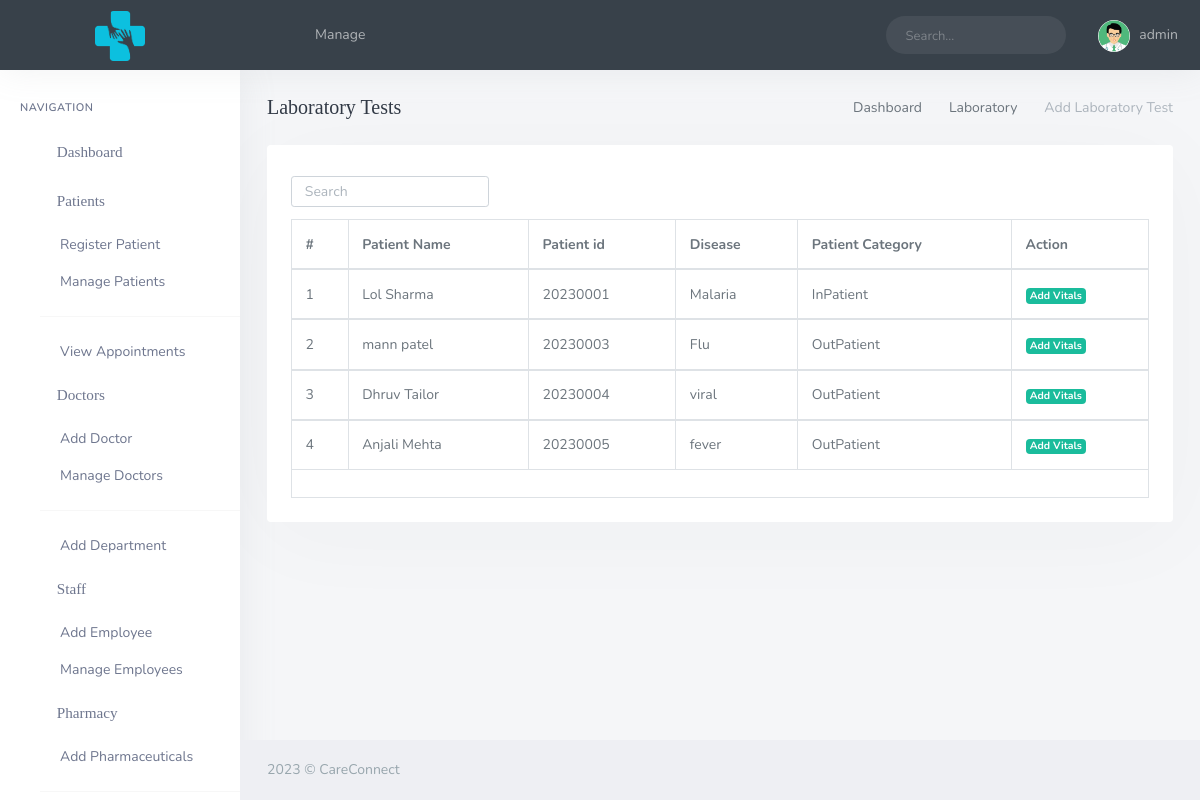
Screenshot of /admin/lab_vitals.php (signed in) with the database file from the repository.
### tables this page shows
CREATE TABLE `tbl_patient` (
  `patientid` int(11) NOT NULL,
  `name` varchar(100) NOT NULL,
  `lname` varchar(50) NOT NULL,
  `email` varchar(100) NOT NULL,
  `password` varchar(100) NOT NULL,
  `gender` varchar(20) NOT NULL,
  `dob` date NOT NULL,
  `address` varchar(200) NOT NULL,
  `phone` varchar(20) NOT NULL,
  `bloodgroup` varchar(20) NOT NULL,
  `ptid` int(11) NOT NULL
);

CREATE TABLE `tbl_prescription` (
  `prescriptionid` int(11) NOT NULL,
  `doctorid` int(11) NOT NULL,
  `patientid` int(11) NOT NULL,
  `disease` varchar(100) NOT NULL,
  `description` varchar(5000) NOT NULL,
  `date` date NOT NULL
);

CREATE TABLE `tbl_patient_type` (
  `ptid` int(11) NOT NULL,
  `ptype` varchar(50) NOT NULL
);

### admin/lab_vitals.php (the view, shortened to what this page needs)
<?php
include('assets/inc/config.php');
?>
<!DOCTYPE html>
<html lang="en">
<?php include('assets/inc/head.php'); ?>
<body>
    <div id="wrapper">
        <?php include('assets/inc/nav.php'); ?>
        <?php include("assets/inc/sidebar.php"); ?>
        <div class="content-page">
            <div class="content">
                <div class="container-fluid">
                    <div class="row">
                        <div class="col-12">
                            <div class="page-title-box">
                                <div class="page-title-right">
                                    <ol class="breadcrumb m-0">
                                        <li class="breadcrumb-item"><a href="javascript: void(0);">Dashboard</a></li>
                                        <li class="breadcrumb-item"><a href="javascript: void(0);">Laboratory</a></li>
                                        <li class="breadcrumb-item active">Add Laboratory Test</li>
                                    </ol>
                                </div>
                                <h4 class="page-title">Laboratory Tests</h4>
                            </div>
                        </div>
                    </div>
                    <div class="row">
                        <div class="col-12">
                            <div class="card-box">
                                <div class="mb-2">
                                    <div class="row">
                                        <div class="col-12 text-sm-center form-inline">
                                            <div class="form-group">
                                                <input id="demo-foo-search" type="text" placeholder="Search" class="form-control form-control-sm" autocomplete="on">
                                            </div>
                                        </div>
                                    </div>
                                </div>
                                <div class="table-responsive">
                                    <table id="demo-foo-filtering" class="table table-bordered toggle-circle mb-0" data-page-size="7">
                                        <thead>
                                            <tr>
                                                <th>#</th>
                                                <th data-toggle="true">Patient Name</th>
                                                <th data-hide="phone">Patient id</th>
                                                <th data-hide="phone">Disease</th>
                                                <th data-hide="phone">Patient Category</th>
                                                <th data-hide="phone">Action</th>
                                            </tr>
                                        </thead>
                                        <?php
                                        $sql1 = "SELECT * FROM `tbl_patient`";
                                        $result1 = mysqli_query($con, $sql1);
                                        $cnt = 1;
                                        while ($data = mysqli_fetch_array($result1)) {
                                            $patientid = $data['patientid'];
                                            $eptype = $data['ptid'];
                                        ?>
                                            <tbody>
                                                <tr>
                                                    <td><?php echo $cnt; ?></td>
                                                    <td><?php echo $data['name']; ?> <?php echo $data['lname']; ?></td>
                                                    <td><?php echo $patientid; ?></td>
                                                    <td><?php
                                                        $sql1 = "select disease from tbl_prescription where `patientid`='$patientid'";
                                                        $res1 = mysqli_query($con, $sql1);
                                                        if (mysqli_num_rows($res1)) {
                                                            while ($r = mysqli_fetch_assoc($res1)) {
                                                        ?>
                                                                <?php echo $r['disease']; ?>
                                                        <?php
                                                            }
                                                        }
                                                        ?></td>
                                                    <td> <?php
                                                            $sql1 = "select ptype from tbl_patient_type where `ptid`='$eptype'";
                                                            $res1 = mysqli_query($con, $sql1);
                                                            if (mysqli_num_rows($res1)) {
                                                                while ($r = mysqli_fetch_assoc($res1)) {
                                                            ?>
                                                                <?php echo $r['ptype']; ?>
                                                        <?php
                                                                }
                                                            }
                                                        ?></td>
                                                    <td><a href="add_single_vitals.php?pid=<?php echo $data['patientid'] ?>" class="badge badge-success"><i class="mdi mdi-beaker "></i>Add Vitals</a></td>
                                                </tr>
                                            </tbody>
                                        <?php $cnt = $cnt + 1;
                                        } ?>
                                        <tfoot>
                                            <tr class="active">
                                                <td colspan="8">
                                                </td>
                                            </tr>
                                        </tfoot>
                                    </table>
                                </div>
                            </div>
                        </div>
                    </div>
                </div>
            </div>
            <?php include('assets/inc/footer.php'); ?>
        </div>
    </div>
</body>
</html>

### admin/assets/inc/nav.php (shortened to what this page needs)
<?php
    $aid=$_SESSION['admin_id'];
    $ret="select * from admin where admin_id=?";
    $stmt= $mysqli->prepare($ret) ;
    $stmt->bind_param('i',$aid);
    $stmt->execute() ;
    $res=$stmt->get_result();
    while($row=$res->fetch_object())
    {
?>
    <div class="navbar-custom">
        <ul class="list-unstyled topnav-menu float-right mb-0">
            <li class="d-none d-sm-block">
                <form class="app-search">
                    <div class="app-search-box">
                        <div class="input-group">
                            <input type="text" class="form-control" placeholder="Search...">
                            <div class="input-group-append">
                                <button class="btn" type="submit">
                                </button>
                            </div>
                        </div>
                    </div>
                </form>
            </li>
            <li class="dropdown notification-list">
                <a class="nav-link dropdown-toggle nav-user mr-0 waves-effect waves-light" data-toggle="dropdown" href="#" role="button" aria-haspopup="false" aria-expanded="false">
                    <img src="assets/images/users/doc-icon.png" alt="dpic" class="rounded-circle">
                    <span class="pro-user-name ml-1">
                        <?php echo $row->uname;?><i class="mdi mdi-chevron-down"></i>
                    </span>
                </a>
            </li>
        </ul>
        <div class="logo-box">
            <a href="#" class="logo text-center">
                <span class="logo-lg">
                    <img src="assets/images/careconnect4.png" alt="" height="50">
                </span>
            </a>
        </div>
        <ul class="list-unstyled topnav-menu topnav-menu-left m-0">
            <li>
                <button class="button-menu-mobile waves-effect waves-light">
                </button>
            </li>
            <li class="dropdown d-none d-lg-block">
                <a class="nav-link dropdown-toggle waves-effect waves-light" data-toggle="dropdown" href="#" role="button" aria-haspopup="false" aria-expanded="false">
                    Manage
                </a>
            </li>
        </ul>
    </div>
<?php }?>

### rows the page displays
tbl_patient: name "Lol", lname "Sharma", patientid "20230001"
tbl_prescription: disease "Malaria"
tbl_patient_type: ptype "InPatient"
tbl_patient: name "mann", lname "patel", patientid "20230003"
tbl_prescription: disease "Flu"
tbl_patient_type: ptype "OutPatient"
tbl_patient: name "Dhruv", lname "Tailor", patientid "20230004"
tbl_prescription: disease "viral"
tbl_patient: name "Anjali", lname "Mehta", patientid "20230005"
tbl_prescription: disease "fever"

### other values shown
$row->uname "admin"
